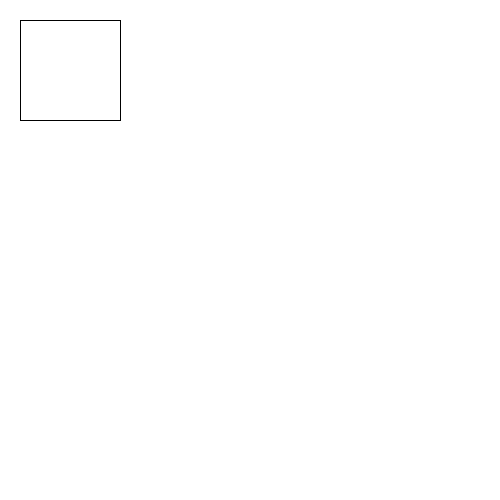
Frame 1 (no input)
Frame 60 (the mouse pressed at the canvas centre just before this capture): identical to frame 1, image omitted
Frame 120 (the mouse held since frame 60 and released just before this capture): identical to frame 1, image omitted

The Processing sketch that drew this single still picture (run headless with seeded random() and noise(); from frame 60 on, the mouse is pressed at the canvas centre):

// Processing sketch: probeersel
// ── probeersel.pde
void setup(){
  size(500,500);
  println("Dit is OOPPD");
  background(255);
}

void draw(){
  rect(20,20,100,100);
}
